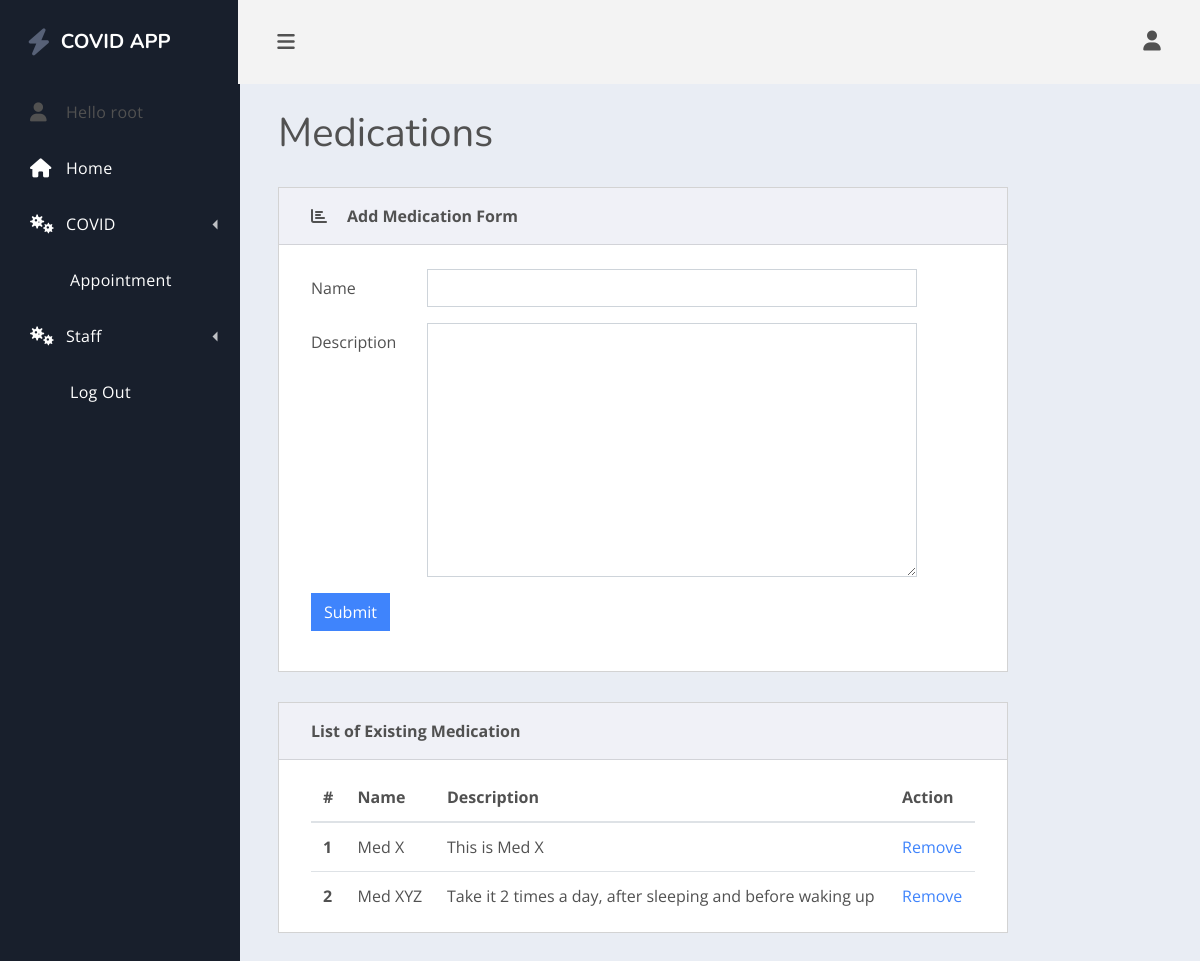
The app's page /medication/ (signed in) with its own data.
### healthcare/models.py (models this page shows, shortened)
class Medication(models.Model):
    name =  models.CharField(max_length= 200, null= True)
    description =  models.TextField()

### healthcare/decorators.py (the view)
    def wrapper_function(request, *args, **kwargs):
        group = None
        if request.user.groups.exists():
            group = request.user.groups.all()[0].name
        if group == 'patient':
            messages.warning(request, 'Your are Redirected as you are not authorized to view the requested page ')
            return redirect('home')
        if group == 'staff':
            return view_func(request, *args, **kwargs)

### healthcare/forms.py
class MedicationForm(ModelForm):
    class Meta:
        model = Medication
        fields = '__all__'

### healthcare/templatetags/myfilters.py (called while the page is built)
@register.filter(name='addclass')
def addclass(value, arg):
    return value.as_widget(attrs={'class': arg})

### healthcare/views.py (called while the page is built)
@staff_only
def editMedication(request):
    form = MedicationForm()
    medications = Medication.objects.all()
    if request.method == 'POST':
        form = MedicationForm(request.POST)
        if form.is_valid():
            form.save()
            return redirect('medication')
    context = {'form': form, 'medications': medications}
    return render(request, 'healthcare/editMedication.html', context)

### healthcare/templates/healthcare/editMedication.html (shortened to what this page needs)
{% extends 'healthcare/main.html' %}
{% block content %}
    {% load myfilters %}
    <main class="dash-content">
        <div class="container-fluid">
            <h1 class="dash-title">Medications</h1>
            <div class="row">
                <div class="col-xl-10">
                    <div class="card spur-card">
                        <div class="card-header">
                            <div class="spur-card-icon">
                                <i class="fas fa-chart-bar"></i>
                            </div>
                            <div class="spur-card-title"> Add Medication Form </div>
                        </div>
                        <div class="card-body ">
                            <form method="POST" action="">
                                {%  for field  in form %}
                                    <div class="form-group row">
                                        <label class="col-sm-2 col-form-label">{{ field.label }}</label>
                                        <div class="col-sm-9">
                                            {{ field |addclass:'form-control' }}
                                        </div>
                                    </div>
                                {% endfor %}
                                <div class="form-group row">
                                    <div class="col-sm-9">
                                        <button type="submit" class="btn btn-primary">Submit</button>
                                    </div>
                                </div>
                            </form>
                        </div>
                    </div>
                    <div class="card spur-card">
                        <div class="card-header">
                            <div class="spur-card-title">List of Existing Medication</div>
                        </div>
                        <div class="card-body ">
                            <table class="table table-hover table-in-card">
                                <thead>
                                <tr>
                                    <th scope="col">#</th>
                                    <th scope="col">Name</th>
                                    <th scope="col">Description</th>
                                    <th scope="col">Action</th>
                                </tr>
                                </thead>
                                <tbody>
                                {% for medication in medications %}
                                    <tr>
                                        <th scope="row"> {{ forloop.counter }}</th>
                                        <td>{{ medication.name }}</td>
                                        <td>
                                            {{ medication.description }}
                                        </td>
                                        <td>
                                            <a href=" {% url 'deletemedication' medication.id %}">Remove</a>
                                        </td>
                                    </tr>
                                {% endfor %}
                                </tbody>
                            </table>
                        </div>
                    </div>
                </div>
            </div>
        </div>
    </main>
{% endblock %}

### healthcare/templates/healthcare/nav.html (shortened to what this page needs)
<div class="dash-nav dash-nav-dark">
    <header>
        <a href="{% url 'home' %}" class="spur-logo"><i class="fas fa-bolt"></i>COVID APP</a>
    </header>
    <nav class="dash-nav-list">
        {% if user.is_authenticated %}
            <div class="dash-nav-item">
                <i class="fas fa-user"></i> Hello {{ user.username }} </a>
            </div>
        {% endif %}
        <a href="{% url 'home' %}" class="dash-nav-item">
            <i class="fas fa-home"></i> Home </a>
        <div class="dash-nav-dropdown">
            <a href="#!" class="dash-nav-item dash-nav-dropdown-toggle">
                <i class="fas fa-viruses"></i> COVID </a>
        </div>
        {% if user.is_authenticated %}
            <a href="{% url 'scheduleAppointment' %}" class="dash-nav-item">Appointment</a>
            {% if user.is_staff  %}
                <div class="dash-nav-dropdown">
                    <a href="#!" class="dash-nav-item dash-nav-dropdown-toggle">
                        <i class="fas fa-viruses"></i>Staff </a>
                </div>
            {% endif %}
        {% endif %}
        {% if user.is_authenticated %}
            <a href="{% url 'logout' %}" class="dash-nav-item">
                </i> Log Out </a>
        {% else %}
            <a href="{% url 'login' %}" class="dash-nav-item">
                </i> Log In </a>
        {% endif %}
    </nav>
</div>

### records on screen
Medication: name "Med X", description "This is Med X"
Medication: name "Med XYZ", description "Take it 2 times a day, after sleeping and before waking up"

### other values on screen
{{ user.username }} "root"
{{ field.label }} "Name" "Description"
